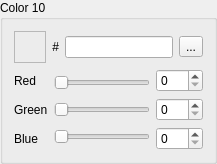
        <widget class="QGroupBox" name="group_10">
         <property name="title">
          <string>Color 10</string>
         </property>
         <layout class="QFormLayout" name="formLayout_55">
          <item row="0" column="0">
           <widget class="QFrame" name="colorFrame_10">
            <property name="minimumSize">
             <size>
              <width>32</width>
              <height>32</height>
             </size>
            </property>
            <property name="maximumSize">
             <size>
              <width>32</width>
              <height>32</height>
             </size>
            </property>
            <property name="frameShape">
             <enum>QFrame::StyledPanel</enum>
            </property>
            <property name="frameShadow">
             <enum>QFrame::Raised</enum>
            </property>
           </widget>
          </item>
          <item row="1" column="0" colspan="2">
           <widget class="QFrame" name="frame_191">
            <property name="frameShape">
             <enum>QFrame::NoFrame</enum>
            </property>
            <property name="frameShadow">
             <enum>QFrame::Raised</enum>
            </property>
            <layout class="QHBoxLayout" name="horizontalLayout_55">
             <property name="leftMargin">
              <number>0</number>
             </property>
             <property name="topMargin">
              <number>0</number>
             </property>
             <property name="rightMargin">
              <number>0</number>
             </property>
             <property name="bottomMargin">
              <number>0</number>
             </property>
             <item>
              <widget class="QFrame" name="frame_192">
               <property name="frameShape">
                <enum>QFrame::NoFrame</enum>
               </property>
               <property name="frameShadow">
                <enum>QFrame::Raised</enum>
               </property>
               <layout class="QVBoxLayout" name="verticalLayout_109">
                <property name="leftMargin">
                 <number>0</number>
                </property>
                <property name="topMargin">
                 <number>0</number>
                </property>
                <property name="rightMargin">
                 <number>0</number>
                </property>
                <property name="bottomMargin">
                 <number>0</number>
                </property>
                <item>
                 <widget class="QLabel" name="label_109">
                  <property name="text">
                   <string>Red</string>
                  </property>
                 </widget>
                </item>
                <item>
                 <widget class="QLabel" name="label_110">
                  <property name="text">
                   <string>Green</string>
                  </property>
                 </widget>
                </item>
                <item>
                 <widget class="QLabel" name="label_111">
                  <property name="text">
                   <string>Blue</string>
                  </property>
                 </widget>
                </item>
               </layout>
              </widget>
             </item>
             <item>
              <widget class="QFrame" name="frame_193">
               <property name="frameShape">
                <enum>QFrame::NoFrame</enum>
               </property>
               <property name="frameShadow">
                <enum>QFrame::Raised</enum>
               </property>
               <layout class="QVBoxLayout" name="verticalLayout_110">
                <property name="leftMargin">
                 <number>0</number>
                </property>
                <property name="topMargin">
                 <number>0</number>
                </property>
                <property name="rightMargin">
                 <number>0</number>
                </property>
                <property name="bottomMargin">
                 <number>0</number>
                </property>
                <item>
                 <widget class="QSlider" name="slider_red_10">
                  <property name="maximum">
                   <number>31</number>
                  </property>
                  <property name="pageStep">
                   <number>4</number>
                  </property>
                  <property name="orientation">
                   <enum>Qt::Horizontal</enum>
                  </property>
                 </widget>
                </item>
                <item>
                 <widget class="QSlider" name="slider_green_10">
                  <property name="maximum">
                   <number>31</number>
                  </property>
                  <property name="pageStep">
                   <number>4</number>
                  </property>
                  <property name="orientation">
                   <enum>Qt::Horizontal</enum>
                  </property>
                 </widget>
                </item>
                <item>
                 <widget class="QSlider" name="slider_blue_10">
                  <property name="maximum">
                   <number>31</number>
                  </property>
                  <property name="pageStep">
                   <number>4</number>
                  </property>
                  <property name="orientation">
                   <enum>Qt::Horizontal</enum>
                  </property>
                 </widget>
                </item>
               </layout>
              </widget>
             </item>
             <item>
              <widget class="QFrame" name="frame_194">
               <property name="frameShape">
                <enum>QFrame::NoFrame</enum>
               </property>
               <property name="frameShadow">
                <enum>QFrame::Raised</enum>
               </property>
               <layout class="QVBoxLayout" name="verticalLayout_111">
                <property name="leftMargin">
                 <number>0</number>
                </property>
                <property name="topMargin">
                 <number>0</number>
                </property>
                <property name="rightMargin">
                 <number>0</number>
                </property>
                <property name="bottomMargin">
                 <number>0</number>
                </property>
                <item>
                 <widget class="QSpinBox" name="spin_red_10">
                  <property name="maximum">
                   <number>255</number>
                  </property>
                  <property name="singleStep">
                   <number>8</number>
                  </property>
                 </widget>
                </item>
                <item>
                 <widget class="QSpinBox" name="spin_green_10">
                  <property name="maximum">
                   <number>255</number>
                  </property>
                  <property name="singleStep">
                   <number>8</number>
                  </property>
                 </widget>
                </item>
                <item>
                 <widget class="QSpinBox" name="spin_blue_10">
                  <property name="maximum">
                   <number>255</number>
                  </property>
                  <property name="singleStep">
                   <number>8</number>
                  </property>
                 </widget>
                </item>
               </layout>
              </widget>
             </item>
            </layout>
           </widget>
          </item>
          <item row="0" column="1">
           <widget class="QFrame" name="frame_195">
            <property name="frameShape">
             <enum>QFrame::NoFrame</enum>
            </property>
            <property name="frameShadow">
             <enum>QFrame::Raised</enum>
            </property>
            <layout class="QVBoxLayout" name="verticalLayout_112">
             <property name="leftMargin">
              <number>0</number>
             </property>
             <property name="topMargin">
              <number>0</number>
             </property>
             <property name="rightMargin">
              <number>0</number>
             </property>
             <property name="bottomMargin">
              <number>0</number>
             </property>
             <item>
              <widget class="QFrame" name="frame_196">
               <property name="frameShape">
                <enum>QFrame::NoFrame</enum>
               </property>
               <property name="frameShadow">
                <enum>QFrame::Raised</enum>
               </property>
               <layout class="QGridLayout" name="gridLayout_12">
                <property name="leftMargin">
                 <number>0</number>
                </property>
                <property name="topMargin">
                 <number>0</number>
                </property>
                <property name="rightMargin">
                 <number>0</number>
                </property>
                <property name="bottomMargin">
                 <number>0</number>
                </property>
                <item row="0" column="0">
                 <widget class="QFrame" name="frame_197">
                  <property name="frameShape">
                   <enum>QFrame::NoFrame</enum>
                  </property>
                  <property name="frameShadow">
                   <enum>QFrame::Raised</enum>
                  </property>
                  <layout class="QFormLayout" name="formLayout_56">
                   <property name="leftMargin">
                    <number>0</number>
                   </property>
                   <property name="topMargin">
                    <number>0</number>
                   </property>
                   <property name="rightMargin">
                    <number>0</number>
                   </property>
                   <property name="bottomMargin">
                    <number>0</number>
                   </property>
                   <item row="0" column="0">
                    <widget class="QLabel" name="label_112">
                     <property name="text">
                      <string>#</string>
                     </property>
                     <property name="alignment">
                      <set>Qt::AlignRight|Qt::AlignTrailing|Qt::AlignVCenter</set>
                     </property>
                    </widget>
                   </item>
                   <item row="0" column="1">
                    <widget class="QLineEdit" name="hex_10"/>
                   </item>
                  </layout>
                 </widget>
                </item>
                <item row="0" column="1">
                 <widget class="QToolButton" name="pick_10">
                  <property name="text">
                   <string>...</string>
                  </property>
                  <property name="icon">
                   <iconset resource="../resources/images.qrc">
                    <normaloff>:/icons/pipette.ico</normaloff>:/icons/pipette.ico</iconset>
                  </property>
                 </widget>
                </item>
               </layout>
              </widget>
             </item>
            </layout>
           </widget>
          </item>
         </layout>
        </widget>
